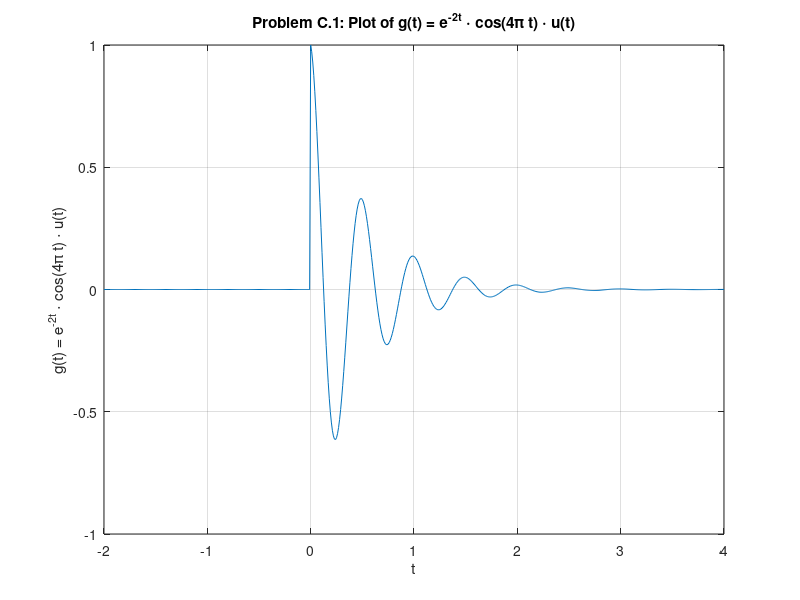

Reproduce this figure in MATLAB.
% Define the function f(t) = e^(-2t) * cos(4*pi*t)
f = @(t) exp(-2*t) .* cos(4*pi*t);

% Define the unit step function u(t)
u = @(t) t >= 0;

% Define g(t) = f(t) * u(t)
g = @(t) f(t) .* u(t);

% Define time vector for plotting
t = -2:0.01:4; % From -2 to 4 as specified

% Plot g(t)
figure;
plot(t, g(t));
xlabel('t');
ylabel('g(t) = e^{-2t} \cdot cos(4\pi t) \cdot u(t)');
title('Problem C.1: Plot of g(t) = e^{-2t} \cdot cos(4\pi t) \cdot u(t)');
grid on;
